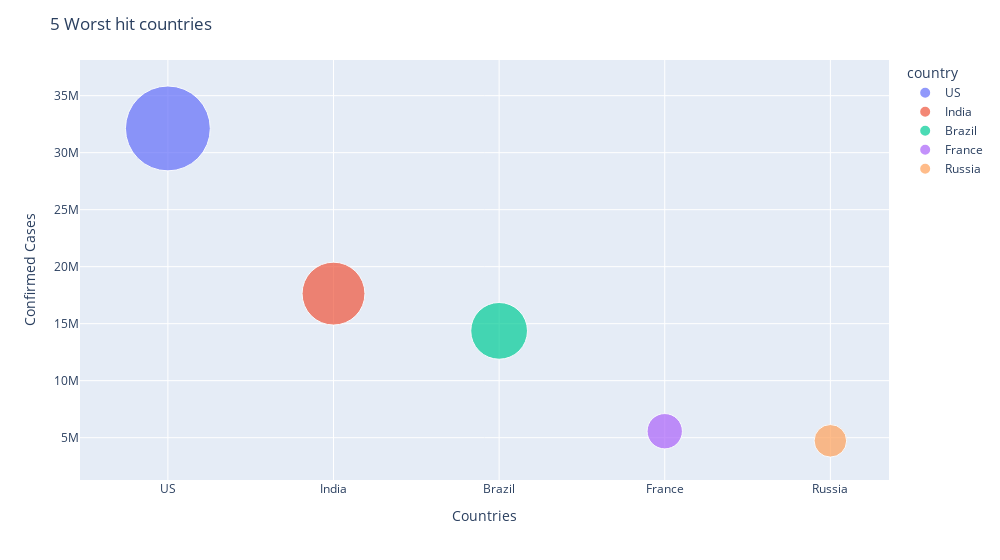

Here is the notebook cell this chart was saved with:
### Code cell
fig = px.scatter(sorted_country_df.head(5), x="country", y="confirmed", size="confirmed", color="country",
               hover_name="country", size_max=60)
#  update done according to us
 fig.update_layout(
    title=str(5) +" Worst hit countries",
    xaxis_title="Countries",
    yaxis_title="Confirmed Cases",
    width = 1000
    )
   
fig.show()

### Figure 1 — Plotly figure (JSON) as saved in the notebook; plotly's stock layout.template omitted (floating-point values rounded to 4 significant figures)
{"data": [{"hovertemplate": "<b>%{hovertext}</b><br><br>country=%{x}<br>confirmed=%{marker.size}<extra></extra>", "hovertext": ["US"], "legendgroup": "US", "marker": {"color": "#636efa", "size": [32125098], "sizemode": "area", "sizeref": 8924.0, "symbol": "circle"}, "mode": "markers", "name": "US", "orientation": "v", "showlegend": true, "type": "scatter", "x": ["US"], "xaxis": "x", "y": [32125098], "yaxis": "y"}, {"hovertemplate": "<b>%{hovertext}</b><br><br>country=%{x}<br>confirmed=%{marker.size}<extra></extra>", "hovertext": ["India"], "legendgroup": "India", "marker": {"color": "#EF553B", "size": [17636186], "sizemode": "area", "sizeref": 8924.0, "symbol": "circle"}, "mode": "markers", "name": "India", "orientation": "v", "showlegend": true, "type": "scatter", "x": ["India"], "xaxis": "x", "y": [17636186], "yaxis": "y"}, {"hovertemplate": "<b>%{hovertext}</b><br><br>country=%{x}<br>confirmed=%{marker.size}<extra></extra>", "hovertext": ["Brazil"], "legendgroup": "Brazil", "marker": {"color": "#00cc96", "size": [14369423], "sizemode": "area", "sizeref": 8924.0, "symbol": "circle"}, "mode": "markers", "name": "Brazil", "orientation": "v", "showlegend": true, "type": "scatter", "x": ["Brazil"], "xaxis": "x", "y": [14369423], "yaxis": "y"}, {"hovertemplate": "<b>%{hovertext}</b><br><br>country=%{x}<br>confirmed=%{marker.size}<extra></extra>", "hovertext": ["France"], "legendgroup": "France", "marker": {"color": "#ab63fa", "size": [5565081], "sizemode": "area", "sizeref": 8924.0, "symbol": "circle"}, "mode": "markers", "name": "France", "orientation": "v", "showlegend": true, "type": "scatter", "x": ["France"], "xaxis": "x", "y": [5565081], "yaxis": "y"}, {"hovertemplate": "<b>%{hovertext}</b><br><br>country=%{x}<br>confirmed=%{marker.size}<extra></extra>", "hovertext": ["Russia"], "legendgroup": "Russia", "marker": {"color": "#FFA15A", "size": [4725252], "sizemode": "area", "sizeref": 8924.0, "symbol": "circle"}, "mode": "markers", "name": "Russia", "orientation": "v", "showlegend": true, "type": "scatter", "x": ["Russia"], "xaxis": "x", "y": [4725252], "yaxis": "y"}], "layout": {"legend": {"itemsizing": "constant", "title": {"text": "country"}, "tracegroupgap": 0}, "margin": {"t": 60}, "title": {"text": "5 Worst hit countries"}, "width": 1000, "xaxis": {"anchor": "y", "categoryarray": ["US", "India", "Brazil", "France", "Russia"], "categoryorder": "array", "domain": [0, 1], "title": {"text": "Countries"}}, "yaxis": {"anchor": "x", "domain": [0, 1], "title": {"text": "Confirmed Cases"}}}}
